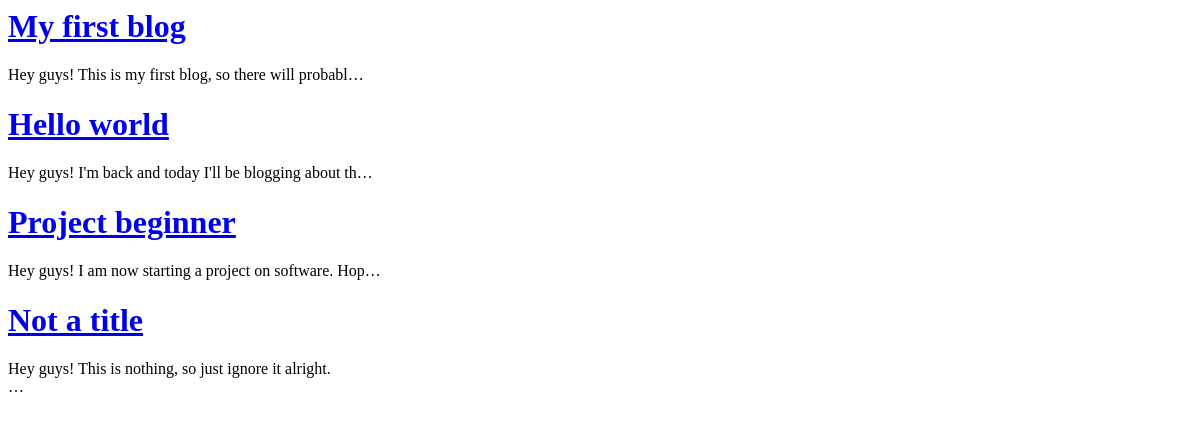
Before: / with the older database file.
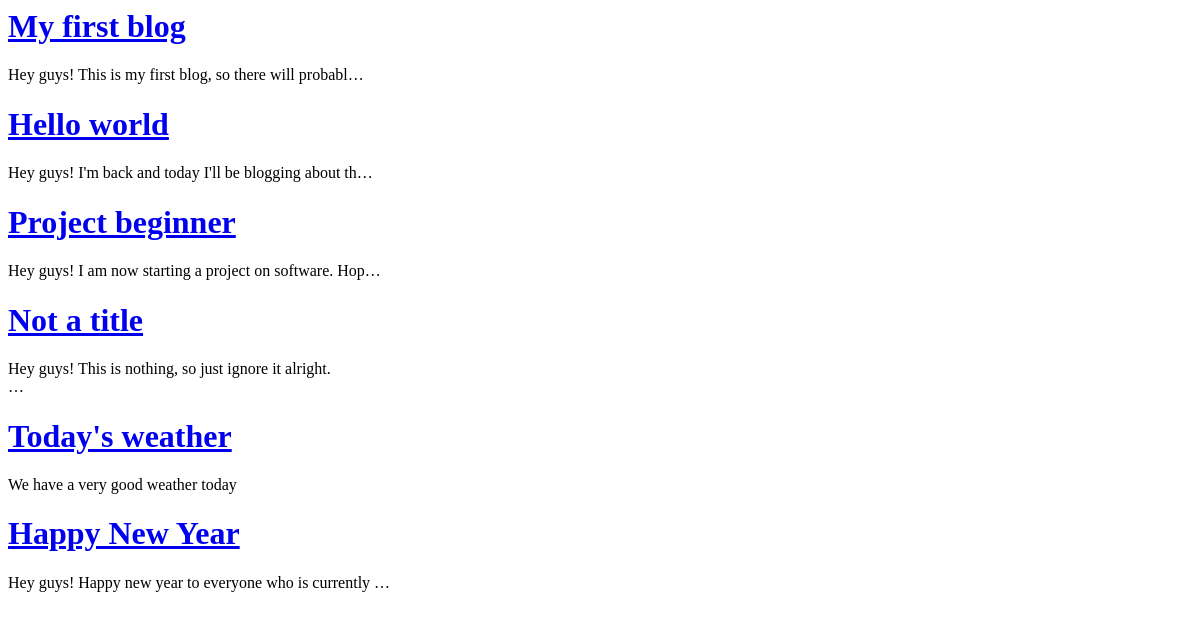
After: the same page with the newer database file.
### blog/models.py (models this page shows, shortened)
class Post(models.Model):
	author=models.ForeignKey('auth.User')
	title=models.CharField(max_length=100)
	text=models.TextField()
	created_date=models.DateTimeField(default=timezone.now)
	published_date=models.DateTimeField(null=True, blank=True)

### blog/views.py (the view)
# urls.py: url(r'^$', views.post_list, name='post_list'),
def post_list(request):
	posts=Post.objects.order_by("created_date")
	context={'posts':posts}
	return render(request, 'blog/post_list.html', context)

### blog/templates/blog/post_list.html
{% for post in posts %}
  <h1><a href="{% url 'post_detail' pk=post.pk %}">{{post.title}}</a></h1>
  <p>{{post.text|truncatechars:55|linebreaksbr}}</p>
  {% endfor %}

Changed rows visible on the page:
added Post: title "Today's weather", text "We have a very good weather today"
added Post: title "Happy New Year", text "Hey guys! Happy new year to everyone who is currently …"
